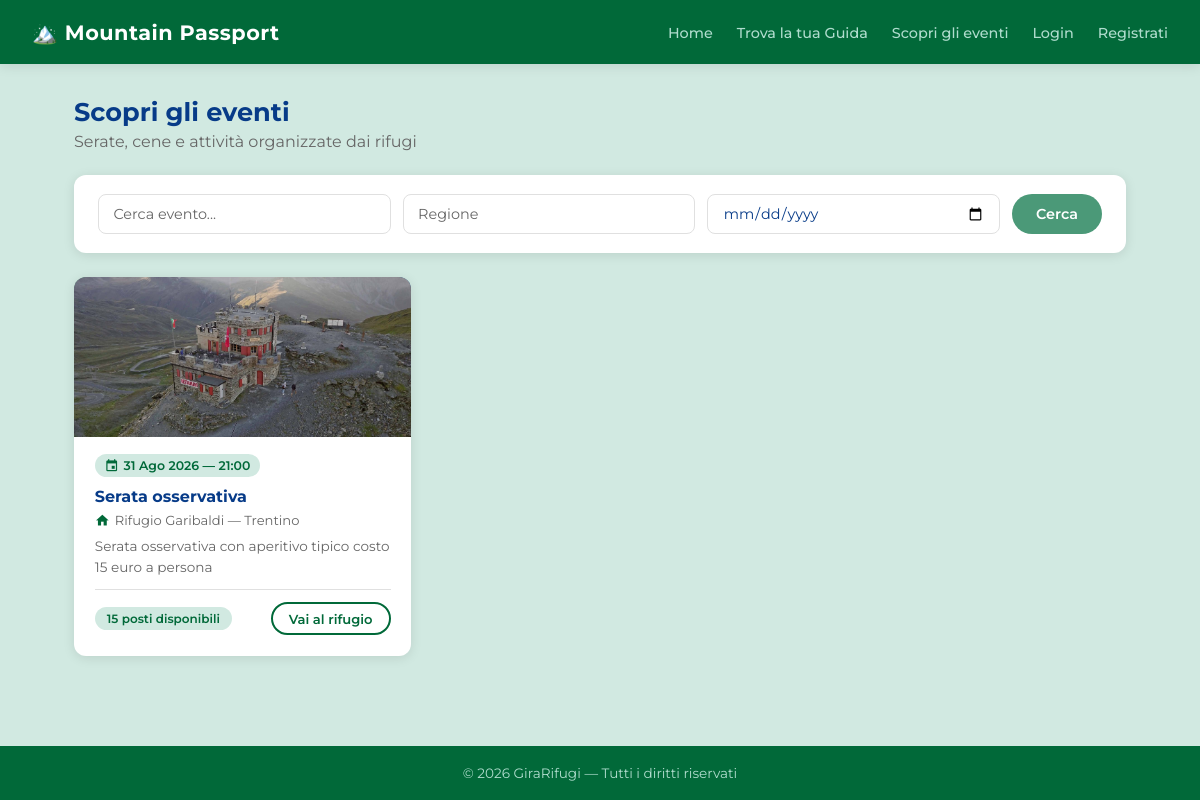
/eventi/, run on the app's committed database.
### rifugi/models.py (models this page shows, shortened)
class Evento(models.Model):
    rifugio = models.ForeignKey(
        Rifugio,
        on_delete=models.CASCADE,
        related_name='eventi'
    )
    titolo = models.CharField(max_length=200)
    descrizione = models.TextField(blank=True)
    data = models.DateField()
    ora = models.TimeField(blank=True, null=True)
    posti_disponibili = models.IntegerField(default=0)
    class Meta:
        verbose_name_plural = "Eventi"
        ordering = ['data']

class Rifugio(models.Model):
    nome = models.CharField(max_length=200)
    localita = models.CharField(max_length=200)
    altitudine = models.IntegerField()
    latitudine = models.FloatField()
    longitudine = models.FloatField()
    regione = models.CharField(max_length=100)
    TIPO_CHOICES = [
        ('RIFUGIO', 'Rifugio'),
        ('BIVACCO', 'Bivacco'),
        ('CAPANNA', 'Capanna'),
    ]
    tipo = models.CharField(max_length=20, choices=TIPO_CHOICES, default='RIFUGIO')
    descrizione = models.TextField(blank=True)
    posti_letto = models.IntegerField(default=0)
    posti_disponibili = models.IntegerField(default=0)
    immagine = models.ImageField(upload_to='rifugi/', blank=True, null=True)
    qr_uuid = models.UUIDField(default=uuid.uuid4, unique=True, editable=False)
    STATO_CHOICES = [
        ('in_attesa', 'In attesa'),
        ('approvato', 'Approvato'),
    ]
    stato = models.CharField(max_length=20, choices=STATO_CHOICES, default='in_attesa')
    gestore = models.ForeignKey(
        User,
        on_delete=models.SET_NULL,
        null=True,
        blank=True,
        related_name='rifugi'
    )
    class Meta:
        verbose_name_plural = "Rifugi"

### rifugi/views.py (the view)
# urls.py: path('eventi/', views.eventi, name='eventi'),
def eventi(request):
    from datetime import date
    qs = Evento.objects.select_related('rifugio').filter(data__gte=date.today())
    q = request.GET.get('q', '')
    regione = request.GET.get('regione', '')
    dal = request.GET.get('dal', '')
    if q:
        qs = qs.filter(titolo__icontains=q)
    if regione:
        qs = qs.filter(rifugio__regione__icontains=regione)
    if dal:
        qs = qs.filter(data__gte=dal)
    return render(request, 'eventi.html', {
        'eventi': qs,
        'q': q, 'regione': regione, 'dal': dal,
    })

### templates/eventi.html (shortened to what this page needs)
{% extends 'base.html' %}
{% block content %}
<div class="page-header">
    <h2>Scopri gli eventi</h2>
    <p>Serate, cene e attività organizzate dai rifugi</p>
</div>
<div class="search-bar" style="margin-bottom:1.5rem;">
    <form method="get" style="display:flex; gap:0.75rem; flex-wrap:wrap; width:100%;">
        <input type="text" name="q" placeholder="Cerca evento..." value="{{ q }}">
        <input type="text" name="regione" placeholder="Regione" value="{{ regione }}">
        <input type="date" name="dal" value="{{ dal }}">
        <button type="submit" class="btn btn-primary">Cerca</button>
    </form>
</div>
{% if eventi %}
<div class="eventi-grid">
    {% for evento in eventi %}
    <div class="evento-card">
        {% if evento.rifugio.immagine %}
            <img src="{{ evento.rifugio.immagine.url }}" alt="{{ evento.titolo }}">
        {% else %}
            <div class="evento-card-placeholder"></div>
        {% endif %}
        <div class="evento-card-body">
            <div class="evento-data-badge">
                <span class="material-icons">event</span>
                {{ evento.data|date:"d M Y" }}{% if evento.ora %} — {{ evento.ora|time:"H:i" }}{% endif %}
            </div>
            <h3>{{ evento.titolo }}</h3>
            <p class="evento-rifugio">
                <span class="material-icons">home</span>
                {{ evento.rifugio.nome }} — {{ evento.rifugio.regione }}
            </p>
            {% if evento.descrizione %}
            <p class="evento-descrizione">{{ evento.descrizione|truncatewords:20 }}</p>
            {% endif %}
            <div class="evento-footer">
                <span class="badge {% if evento.posti_disponibili > 0 %}badge-green{% else %}badge-red{% endif %}">
                    {% if evento.posti_disponibili > 0 %}
                        {{ evento.posti_disponibili }} posti disponibili
                    {% else %}
                        Sold out
                    {% endif %}
                </span>
                <a href="{% url 'rifugio' evento.rifugio.pk %}" class="btn btn-outline btn-sm">Vai al rifugio</a>
            </div>
        </div>
    </div>
    {% endfor %}
</div>
{% else %}
<div class="empty-state">
    <span class="material-icons">event_busy</span>
    <p>Nessun evento trovato.</p>
</div>
{% endif %}
{% endblock %}

### static/css/base.css (style rules this page uses)
:root { --green-dark: #016939; --green: #4B9978; --green-light: #AFDCCD; --green-bg: #D1E9E1; --blue-dark: #073B88; --blue: #2F629A; --blue-light: #6B9AB5; --gray: #666666; --gray-light: #E0E0E0; --gray-bg: #F5F5F5; --white: #FFFFFF; --shadow: 0 2px 12px rgba(0,0,0,0.10); --radius: 12px; --radius-sm: 8px; }
*, *::before, *::after { box-sizing: border-box; margin: 0; padding: 0; }
body { font-family: 'Montserrat', sans-serif; background-color: var(--green-bg); color: var(--blue-dark); min-height: 100vh; display: flex; flex-direction: column; }
a { color: var(--blue); text-decoration: none; }
.btn { display: inline-block; padding: 0.65rem 1.5rem; border-radius: 24px; font-weight: 600; font-size: 0.9rem; cursor: pointer; transition: all 0.2s; border: none; font-family: 'Montserrat', sans-serif; text-decoration: none; }
.btn-primary { background-color: var(--green); color: var(--white); }
.btn-outline { background-color: transparent; color: var(--green-dark); border: 2px solid var(--green-dark); }
.btn-sm { padding: 0.4rem 1rem; font-size: 0.82rem; }

### static/css/home.css (style rules this page uses)
.search-bar { background: var(--white); border-radius: var(--radius); padding: 1.2rem 1.5rem; box-shadow: var(--shadow); display: flex; gap: 0.75rem; flex-wrap: wrap; align-items: center; margin-bottom: 1.5rem; }
.search-bar input { flex: 1; min-width: 140px; border: 1px solid var(--gray-light); border-radius: 8px; padding: 0.55rem 0.9rem; font-family: 'Montserrat', sans-serif; font-size: 0.9rem; color: var(--blue-dark); outline: none; transition: border-color 0.2s; }
.search-bar input::placeholder { color: var(--gray); }

### static/css/eventi.css (style rules this page uses)
.eventi-grid { display: grid; grid-template-columns: repeat(auto-fill, minmax(300px, 1fr)); gap: 1.25rem; }
.evento-card { background: var(--white); border-radius: var(--radius); box-shadow: var(--shadow); overflow: hidden; transition: transform 0.2s; }
.evento-card img, .evento-card-placeholder { width: 100%; height: 160px; object-fit: cover; display: block; background: linear-gradient(135deg, var(--green) 0%, var(--blue-dark) 100%); }
.evento-card-body { padding: 1.1rem 1.3rem 1.3rem; }
.evento-data-badge { display: inline-flex; align-items: center; gap: 0.3rem; background: var(--green-bg); color: var(--green-dark); font-size: 0.78rem; font-weight: 600; padding: 0.25rem 0.6rem; border-radius: 20px; margin-bottom: 0.6rem; }
.evento-data-badge .material-icons { font-size: 0.9rem; }
.evento-card-body h3 { font-size: 1rem; font-weight: 700; color: var(--blue-dark); margin-bottom: 0.4rem; }
.evento-rifugio { display: flex; align-items: center; gap: 0.3rem; font-size: 0.82rem; color: var(--gray); margin-bottom: 0.5rem; }
.evento-rifugio .material-icons { font-size: 0.95rem; color: var(--green-dark); }
.evento-descrizione { font-size: 0.85rem; color: var(--gray); line-height: 1.5; margin-bottom: 0.75rem; }
.evento-footer { display: flex; align-items: center; justify-content: space-between; flex-wrap: wrap; gap: 0.5rem; margin-top: 0.75rem; padding-top: 0.75rem; border-top: 1px solid var(--gray-light); }

### static/css/pages.css (style rules this page uses)
.badge { display: inline-block; padding: 0.25rem 0.75rem; border-radius: 20px; font-size: 0.75rem; font-weight: 600; }
.badge-green { background: var(--green-bg); color: var(--green-dark); }
.page-header { margin-bottom: 1.5rem; }
.page-header h2 { font-size: 1.6rem; font-weight: 700; color: var(--blue-dark); }
.page-header p { color: var(--gray); margin-top: 0.3rem; }

### data on the page
Evento: rifugio.immagine (picture), data "31 Ago 2026", ora "21:00", titolo "Serata osservativa", rifugio.nome "Rifugio Garibaldi", rifugio.regione "Trentino", descrizione "Serata osservativa con aperitivo tipico costo 15 euro a persona", posti_disponibili "15"
